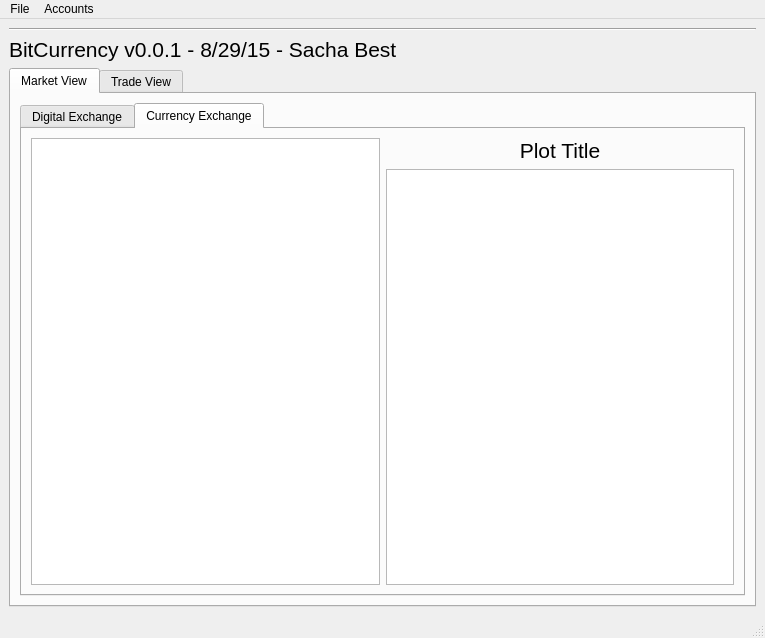
<?xml version="1.0" encoding="UTF-8"?>
<ui version="4.0">
 <class>MainWindow</class>
 <widget class="QMainWindow" name="MainWindow">
  <property name="geometry">
   <rect>
    <x>0</x>
    <y>0</y>
    <width>765</width>
    <height>638</height>
   </rect>
  </property>
  <property name="windowTitle">
   <string>MainWindow</string>
  </property>
  <widget class="QWidget" name="centralwidget">
   <layout class="QGridLayout" name="gridLayout_2">
    <item row="2" column="0">
     <layout class="QGridLayout" name="gridLayout">
      <item row="0" column="0">
       <widget class="QTabWidget" name="tabWidget">
        <property name="currentIndex">
         <number>0</number>
        </property>
        <widget class="QWidget" name="marketView">
         <attribute name="title">
          <string>Market View</string>
         </attribute>
         <layout class="QGridLayout" name="gridLayout_4">
          <item row="0" column="0">
           <layout class="QGridLayout" name="gridLayout_3">
            <item row="0" column="0">
             <widget class="QTabWidget" name="tabWidget_2">
              <property name="currentIndex">
               <number>1</number>
              </property>
              <widget class="QWidget" name="digitalExchange">
               <attribute name="title">
                <string>Digital Exchange</string>
               </attribute>
               <layout class="QGridLayout" name="gridLayout_6">
                <item row="0" column="0">
                 <layout class="QGridLayout" name="gridLayout_5">
                  <item row="0" column="0">
                   <widget class="QTableView" name="tableView"/>
                  </item>
                 </layout>
                </item>
               </layout>
              </widget>
              <widget class="QWidget" name="currencyExchange">
               <attribute name="title">
                <string>Currency Exchange</string>
               </attribute>
               <layout class="QGridLayout" name="gridLayout_8">
                <item row="0" column="1">
                 <layout class="QVBoxLayout" name="verticalLayout">
                  <item>
                   <widget class="QLabel" name="currencyExchange_plotTitle">
                    <property name="font">
                     <font>
                      <pointsize>16</pointsize>
                     </font>
                    </property>
                    <property name="text">
                     <string>Plot Title</string>
                    </property>
                    <property name="alignment">
                     <set>Qt::AlignCenter</set>
                    </property>
                   </widget>
                  </item>
                  <item>
                   <widget class="PlotWidget" name="currencyExchange_graphicsView"/>
                  </item>
                 </layout>
                </item>
                <item row="0" column="0">
                 <layout class="QGridLayout" name="gridLayout_7">
                  <item row="0" column="0">
                   <widget class="QTableView" name="currencyExchange_tableView"/>
                  </item>
                 </layout>
                </item>
               </layout>
              </widget>
             </widget>
            </item>
           </layout>
          </item>
         </layout>
        </widget>
        <widget class="QWidget" name="tradeView">
         <attribute name="title">
          <string>Trade View</string>
         </attribute>
        </widget>
       </widget>
      </item>
     </layout>
    </item>
    <item row="1" column="0">
     <widget class="QLabel" name="label">
      <property name="font">
       <font>
        <pointsize>16</pointsize>
       </font>
      </property>
      <property name="text">
       <string>BitCurrency v0.0.1 - 8/29/15 - Sacha Best</string>
      </property>
     </widget>
    </item>
    <item row="0" column="0">
     <widget class="Line" name="line">
      <property name="orientation">
       <enum>Qt::Horizontal</enum>
      </property>
     </widget>
    </item>
   </layout>
  </widget>
  <widget class="QMenuBar" name="menubar">
   <property name="geometry">
    <rect>
     <x>0</x>
     <y>0</y>
     <width>765</width>
     <height>21</height>
    </rect>
   </property>
   <widget class="QMenu" name="menuFile">
    <property name="title">
     <string>File</string>
    </property>
    <addaction name="actionAbout"/>
    <addaction name="separator"/>
    <addaction name="actionExit"/>
   </widget>
   <widget class="QMenu" name="menuAccount">
    <property name="title">
     <string>Accounts</string>
    </property>
    <widget class="QMenu" name="menuBlockchain">
     <property name="title">
      <string>Blockchain</string>
     </property>
     <addaction name="actionLog_In_3"/>
    </widget>
    <widget class="QMenu" name="menuCoinbase">
     <property name="title">
      <string>Coinbase</string>
     </property>
     <addaction name="actionLog_In_2"/>
    </widget>
    <widget class="QMenu" name="menuCurrency_Exchange">
     <property name="title">
      <string>Currency Exchange</string>
     </property>
     <addaction name="actionLog_In"/>
    </widget>
    <addaction name="menuBlockchain"/>
    <addaction name="menuCoinbase"/>
    <addaction name="menuCurrency_Exchange"/>
   </widget>
   <addaction name="menuFile"/>
   <addaction name="menuAccount"/>
  </widget>
  <widget class="QStatusBar" name="statusbar"/>
  <action name="actionAbout">
   <property name="text">
    <string>About</string>
   </property>
  </action>
  <action name="actionExit">
   <property name="text">
    <string>Exit</string>
   </property>
  </action>
  <action name="actionLog_In">
   <property name="text">
    <string>Log In</string>
   </property>
  </action>
  <action name="actionLog_In_2">
   <property name="text">
    <string>Log In</string>
   </property>
  </action>
  <action name="actionLog_In_3">
   <property name="text">
    <string>Log In</string>
   </property>
  </action>
 </widget>
 <customwidgets>
  <customwidget>
   <class>PlotWidget</class>
   <extends>QGraphicsView</extends>
   <header>pyqtgraph</header>
  </customwidget>
 </customwidgets>
 <resources/>
 <connections/>
</ui>
